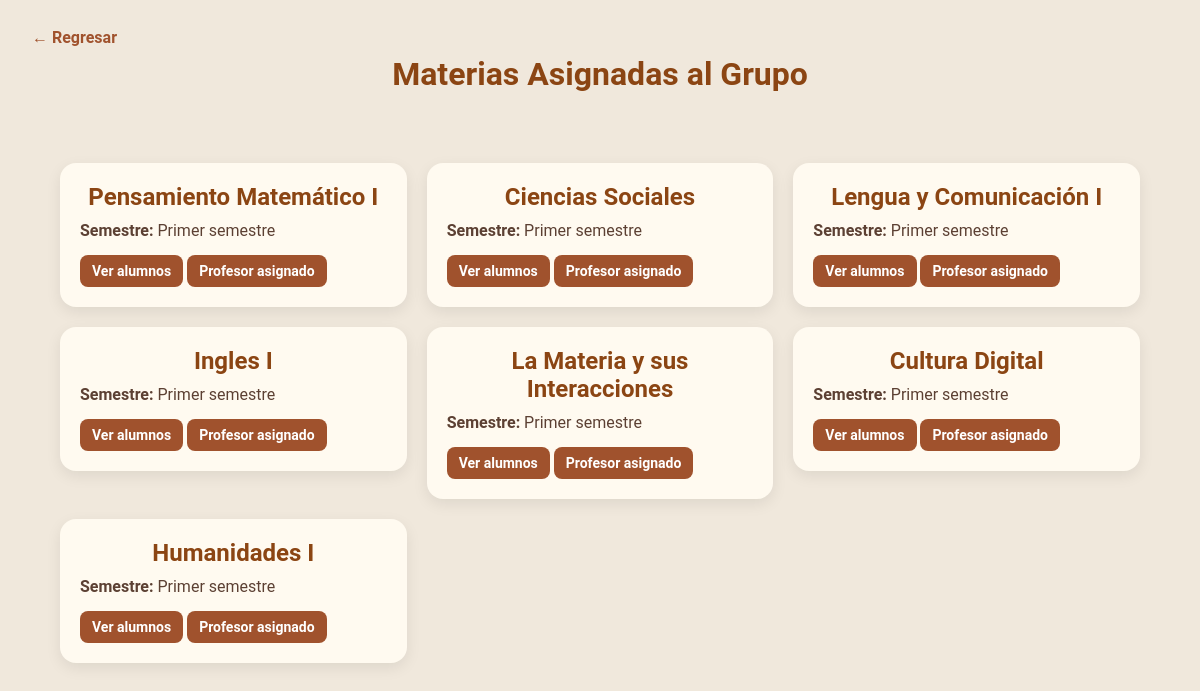
Page /administrador/materias.php?idGrupo=10236290 (signed in) on the committed database.
### tables this page shows
CREATE TABLE `grupo_materia` (
  `id_clase` int(11) NOT NULL,
  `id_grupo` int(11) NOT NULL,
  `id_materia` int(11) NOT NULL,
  `id_profesor` int(11) NOT NULL
);

CREATE TABLE `materias` (
  `id_materia` int(11) NOT NULL,
  `nombre` varchar(100) DEFAULT NULL,
  `semestre` varchar(100) DEFAULT NULL,
  `descripcion` varchar(255) DEFAULT NULL
);

### administrador/materias.php (the view, shortened to what this page needs)
<?php
include_once(__DIR__ . '/../assets/sentenciasSQL/Conexion.php');
$idGrupo = intval($_GET['idGrupo']);
        $sql = "SELECT
            gm.id_clase,
            m.id_materia,
            m.nombre AS nombre,
            m.semestre,
            p.id_profesor,
            p.nombre AS profesor
        FROM grupo_materia gm
        INNER JOIN materias m ON gm.id_materia = m.id_materia
        LEFT JOIN profesor p ON gm.id_profesor = p.id_profesor
        WHERE gm.id_grupo = ?";
$stmt = $pdo->prepare($sql);
$stmt->execute([$idGrupo]);
$materias = $stmt->fetchAll(PDO::FETCH_ASSOC);
?>
<!DOCTYPE html>
<html lang="es">
<head>
    <link rel="stylesheet" href="css/materias.css?v=2.1">
     <link rel="stylesheet" href="css/menu.css?v=2.1">
</head>
<body>
    <a href="gruposCreados.php" class="back-arrow">&#8592; Regresar</a>
    <h1>Materias Asignadas al Grupo</h1>
    <div class="container">
        <?php if (!empty($materias)): ?>
            <?php foreach ($materias as $materia): ?>
                <div class="card">
                    <h2><?= htmlspecialchars($materia['nombre']) ?></h2>
                    <p><strong>Semestre:</strong> <?= htmlspecialchars($materia['semestre']) ?></p>
                    <a class="btn" href="listaAlumnos.php?idMateria=<?= $materia['id_materia'] ?>&idGrupo=<?= $idGrupo ?>">
                        Ver alumnos
                    </a>
                    <a class="btn" href="profesorMateria.php?idClase=<?= $materia['id_clase'] ?>&idGrupo=<?= $idGrupo ?>">
    Profesor asignado
</a>
                </div>
            <?php endforeach; ?>
        <?php else: ?>
            <p>No hay materias asignadas a este grupo.</p>
        <?php endif; ?>
    </div>
</body>
</html>

### administrador/css/materias.css (style rules this page uses)
body { margin: 0; padding: 0; background-color: #f0e8dc; font-family: 'Segoe UI', Tahoma, Geneva, Verdana, sans-serif; color: #4b3621; }
.container { display: flex; justify-content: center; align-items: flex-start; gap: 40px; padding: 40px; flex-wrap: wrap; }
h1, h2 { color: #8b4513; text-align: center; margin-bottom: 20px; }
input[type="submit"], .btn { align-self: flex-end; padding: 8px 18px; color: #fff; background-color: #a0522d; border: none; border-radius: 6px; cursor: pointer; font-weight: bold; transition: background-color 0.3s ease, transform 0.2s ease; }
.back-arrow { display: inline-flex; align-items: center; gap: 8px; padding: 8px 12px; color: #a0522d; text-decoration: none; font-weight: bold; border-radius: 8px; transition: color 0.3s ease, transform 0.2s ease; }

### administrador/css/menu.css (style rules this page uses)
* { margin: 0; padding: 0; box-sizing: border-box; font-family: "Roboto", sans-serif; }
html, body { height: 100%; scroll-behavior: smooth; }

### administrador/materias.php (style rules this page uses)
body { font-family: 'Segoe UI', Tahoma, Geneva, Verdana, sans-serif; background-color: #f0e8dc; margin: 0; padding: 20px; }
h1 { text-align: center; margin-bottom: 30px; color: #8b4513; }
.container { display: grid; grid-template-columns: repeat(auto-fill, minmax(280px, 1fr)); gap: 20px; }
.card { background-color: #fffaf0; padding: 20px; border-radius: 16px; box-shadow: 0 5px 15px rgba(0, 0, 0, 0.08); transition: transform 0.2s ease, box-shadow 0.3s ease; }
.card h2 { margin: 0 0 10px; color: #8b4513; }
.card p { margin: 5px 0; color: #5c4033; }
.btn { display: inline-block; margin-top: 10px; padding: 8px 12px; background: #a0522d; color: white; text-decoration: none; border-radius: 8px; font-size: 14px; transition: background 0.3s; }
.back-arrow { display: inline-flex; align-items: center; gap: 8px; padding: 8px 12px; color: #a0522d; text-decoration: none; font-weight: bold; border-radius: 8px; transition: color 0.3s ease, transform 0.2s ease; }

### rows in the picture
grupo_materia: id_materia.nombre "Pensamiento Matemático I", id_materia.semestre "Primer semestre"
grupo_materia: id_materia.nombre "Ciencias Sociales", id_materia.semestre "Primer semestre"
grupo_materia: id_materia.nombre "Lengua y Comunicación I", id_materia.semestre "Primer semestre"
grupo_materia: id_materia.nombre "Ingles I", id_materia.semestre "Primer semestre"
grupo_materia: id_materia.nombre "La Materia y sus Interacciones", id_materia.semestre "Primer semestre"
grupo_materia: id_materia.nombre "Cultura Digital", id_materia.semestre "Primer semestre"
grupo_materia: id_materia.nombre "Humanidades I", id_materia.semestre "Primer semestre"
